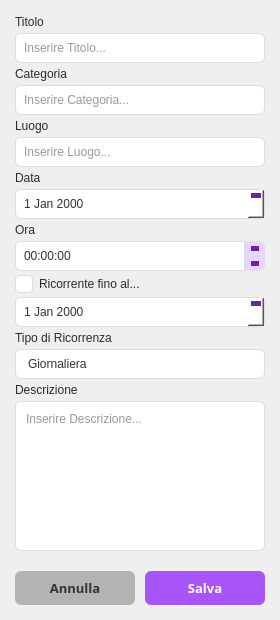
<?xml version="1.0" encoding="UTF-8"?>
<ui version="4.0">
 <class>FormAppuntamento</class>
 <widget class="QWidget" name="FormAppuntamento">
  <property name="geometry">
   <rect>
    <x>0</x>
    <y>0</y>
    <width>280</width>
    <height>620</height>
   </rect>
  </property>
  <property name="minimumSize">
   <size>
    <width>230</width>
    <height>0</height>
   </size>
  </property>
  <property name="windowTitle">
   <string>Form</string>
  </property>
  <property name="styleSheet">
   <string notr="true">QLineEdit, QPlainTextEdit, QDateEdit, QTimeEdit, QComboBox, QDateTimeEdit {
    background-color: #ffffff;
    border: 1px solid #dcdcdc;
    border-radius: 6px;
    padding: 6px;
    color: #333333;
}

QDateEdit, QTimeEdit, QDateTimeEdit {
    padding-right: 24px;
}

QDateEdit::up-button, QTimeEdit::up-button, QDateTimeEdit::up-button {
    subcontrol-origin: border;
    subcontrol-position: top right;
    width: 20px;
    height: 15px;
    border-left: 1px solid #dcdcdc;
    border-bottom: 1px solid #dcdcdc;
    border-top-right-radius: 6px;
    background-color: #e9d5ff;
}

QDateEdit::up-button:hover, QTimeEdit::up-button:hover, QDateTimeEdit::up-button:hover {
    background-color: #d8b4fe;
}

QDateEdit::up-button:pressed, QTimeEdit::up-button:pressed, QDateTimeEdit::up-button:pressed {
    background-color: #c084fc;
}

QDateEdit::down-button, QTimeEdit::down-button, QDateTimeEdit::down-button {
    subcontrol-origin: border;
    subcontrol-position: bottom right;
    width: 20px;
    height: 15px;
    border-left: 1px solid #dcdcdc;
    border-bottom-right-radius: 6px;
    background-color: #e9d5ff;
}

QDateEdit::down-button:hover, QTimeEdit::down-button:hover, QDateTimeEdit::down-button:hover {
    background-color: #d8b4fe;
}

QDateEdit::down-button:pressed, QTimeEdit::down-button:pressed, QDateTimeEdit::down-button:pressed {
    background-color: #c084fc;
}

QDateEdit::up-arrow, QTimeEdit::up-arrow, QDateTimeEdit::up-arrow {
    width: 0px;
    height: 0px;
    border-left: 4px solid transparent;
    border-right: 4px solid transparent;
    border-bottom: 5px solid #6b21a8;
}

QDateEdit::down-arrow, QTimeEdit::down-arrow, QDateTimeEdit::down-arrow {
    width: 0px;
    height: 0px;
    border-left: 4px solid transparent;
    border-right: 4px solid transparent;
    border-top: 5px solid #6b21a8;
}


QLineEdit:focus, QPlainTextEdit:focus, QDateEdit:focus, QTimeEdit:focus, QComboBox:focus {
    border: 1px solid #a855f7;
    background-color: #fcfaff;
}

#btnAnnulla {
    background-color: #b3b3b3;
    color: #333333;
    border: none;
    border-radius: 6px;
    padding: 8px 10px;
    font-weight: bold;
    font-size: 13px;
}

#btnAnnulla:hover {
    background-color: #a6a6a6;
}

#btnAnnulla:pressed {
    background-color: #8c8c8c;
}

#btnSalva {
    background-color: #a855f7;
    color: #ffffff;
    border: none;
    border-radius: 6px;
    padding: 8px 10px;
    font-weight: bold;
    font-size: 13px;
}

#btnSalva:hover {
    background-color: #9333ea;
}

#btnSalva:pressed {
    background-color: #7e22ce;
}

QLabel, QCheckBox {
    color: #2b2b2b;
}

</string>
  </property>
  <layout class="QVBoxLayout" name="insertDati">
   <property name="spacing">
    <number>4</number>
   </property>
   <property name="leftMargin">
    <number>15</number>
   </property>
   <property name="topMargin">
    <number>15</number>
   </property>
   <property name="rightMargin">
    <number>15</number>
   </property>
   <property name="bottomMargin">
    <number>15</number>
   </property>
   <item>
    <widget class="QLabel" name="Titolo">
     <property name="text">
      <string>Titolo</string>
     </property>
    </widget>
   </item>
   <item>
    <widget class="QLineEdit" name="editTitolo">
     <property name="inputMask">
      <string notr="true"/>
     </property>
     <property name="placeholderText">
      <string>Inserire Titolo...</string>
     </property>
     <property name="clearButtonEnabled">
      <bool>false</bool>
     </property>
    </widget>
   </item>
   <item>
    <widget class="QLabel" name="Categoria">
     <property name="text">
      <string>Categoria</string>
     </property>
    </widget>
   </item>
   <item>
    <widget class="QLineEdit" name="editCateg">
     <property name="placeholderText">
      <string>Inserire Categoria...</string>
     </property>
    </widget>
   </item>
   <item>
    <widget class="QLabel" name="Luogo">
     <property name="text">
      <string>Luogo</string>
     </property>
    </widget>
   </item>
   <item>
    <widget class="QLineEdit" name="editLuogo">
     <property name="placeholderText">
      <string>Inserire Luogo...</string>
     </property>
    </widget>
   </item>
   <item>
    <widget class="QLabel" name="Data">
     <property name="text">
      <string>Data</string>
     </property>
    </widget>
   </item>
   <item>
    <widget class="QDateEdit" name="dateEdit">
     <property name="styleSheet">
      <string notr="true">QCalendarWidget QWidget#qt_calendar_navigationbar {
    background-color: #f1f5f9;
    border-bottom: 1px solid #dcdcdc;
}

QCalendarWidget QToolButton {
    color: #333333;
    background-color: transparent;
    border-radius: 4px;
    font-weight: bold;
    padding: 4px;
}

QCalendarWidget QToolButton:hover {
    background-color: #e9d5ff;
}

QCalendarWidget QToolButton:pressed {
    background-color: #d8b4fe;
}

QCalendarWidget QMenu {
    background-color: #ffffff;
    color: #333333;
    border: 1px solid #dcdcdc;
}

QCalendarWidget QSpinBox {
    background-color: transparent;
    color: #333333;
    border: none;
    selection-background-color: #e9d5ff;
    selection-color: #333333;
}

QCalendarWidget QTableView {
    background-color: #ffffff;
    selection-background-color: #a855f7;
    selection-color: #ffffff;
    border: none;
    outline: 0px;
}

QCalendarWidget QAbstractItemView:enabled {
    color: #333333;
}

QCalendarWidget QAbstractItemView:disabled {
    color: #94a3b8;
}

QCalendarWidget QTableView QHeaderView::section {
    background-color: #f1f5f9;
    color: #333333;
    border: none;
    border-bottom: 1px solid #dcdcdc;
    padding: 4px;
    font-weight: 500;
}</string>
     </property>
     <property name="calendarPopup">
      <bool>true</bool>
     </property>
    </widget>
   </item>
   <item>
    <widget class="QLabel" name="Ora">
     <property name="text">
      <string>Ora</string>
     </property>
    </widget>
   </item>
   <item>
    <widget class="QTimeEdit" name="timeEdit"/>
   </item>
   <item>
    <widget class="QCheckBox" name="Ricorrenza">
     <property name="layoutDirection">
      <enum>Qt::LeftToRight</enum>
     </property>
     <property name="styleSheet">
      <string notr="true">QCheckBox::indicator {
    width: 16px;
    height: 16px;
    border: 1px solid #dcdcdc;
    border-radius: 4px;
    background-color: #ffffff;
}

QCheckBox::indicator:checked {
    background-color: #a855f7;
    border: 1px solid #a855f7;
}</string>
     </property>
     <property name="text">
      <string>Ricorrente fino al...</string>
     </property>
     <property name="checked">
      <bool>false</bool>
     </property>
     <property name="autoRepeat">
      <bool>false</bool>
     </property>
     <property name="tristate">
      <bool>false</bool>
     </property>
    </widget>
   </item>
   <item>
    <widget class="QDateEdit" name="dateRicor">
     <property name="styleSheet">
      <string notr="true">QCalendarWidget QWidget#qt_calendar_navigationbar {
    background-color: #f1f5f9;
    border-bottom: 1px solid #dcdcdc;
}

QCalendarWidget QToolButton {
    color: #333333;
    background-color: transparent;
    border-radius: 4px;
    font-weight: bold;
    padding: 4px;
}

QCalendarWidget QToolButton:hover {
    background-color: #e9d5ff;
}

QCalendarWidget QToolButton:pressed {
    background-color: #d8b4fe;
}

QCalendarWidget QMenu {
    background-color: #ffffff;
    color: #333333;
    border: 1px solid #dcdcdc;
}

QCalendarWidget QSpinBox {
    background-color: transparent;
    color: #333333;
    border: none;
    selection-background-color: #e9d5ff;
    selection-color: #333333;
}

QCalendarWidget QTableView {
    background-color: #ffffff;
    selection-background-color: #a855f7;
    selection-color: #ffffff;
    border: none;
    outline: 0px;
}

QCalendarWidget QAbstractItemView:enabled {
    color: #333333;
}

QCalendarWidget QAbstractItemView:disabled {
    color: #94a3b8;
}

QCalendarWidget QTableView QHeaderView::section {
    background-color: #f1f5f9;
    color: #333333;
    border: none;
    border-bottom: 1px solid #dcdcdc;
    padding: 4px;
    font-weight: 500;
}</string>
     </property>
     <property name="calendarPopup">
      <bool>true</bool>
     </property>
    </widget>
   </item>
   <item>
    <widget class="QLabel" name="TipoRicor">
     <property name="text">
      <string>Tipo di Ricorrenza</string>
     </property>
    </widget>
   </item>
   <item>
    <widget class="QComboBox" name="comboBox">
     <property name="styleSheet">
      <string notr="true">QComboBox {
    background-color: #ffffff;
    border: 1px solid #dcdcdc;
    border-radius: 6px;
    padding: 6px 12px;
    color: #333333;
}

QComboBox:focus {
    border: 1px solid #a855f7;
    background-color: #fcfaff;
}

QComboBox::drop-down {
    border: none;
    width: 30px;
}

QComboBox QAbstractItemView {
    background-color: #ffffff;
    border: 1px solid #dcdcdc;
    border-radius: 6px;
    color: #333333;
    selection-background-color: #e9d5ff;
    selection-color: #333333;
    outline: 0px;
}</string>
     </property>
     <property name="currentText">
      <string/>
     </property>
     <property name="placeholderText">
      <string>&lt;Nessuna ricorrenza selezionata&gt;</string>
     </property>
     <item>
      <property name="text">
       <string>Giornaliera</string>
      </property>
     </item>
     <item>
      <property name="text">
       <string>Settimanale</string>
      </property>
     </item>
     <item>
      <property name="text">
       <string>Mensile</string>
      </property>
     </item>
    </widget>
   </item>
   <item>
    <widget class="QLabel" name="Descr">
     <property name="text">
      <string>Descrizione</string>
     </property>
    </widget>
   </item>
   <item>
    <widget class="QPlainTextEdit" name="editDescr">
     <property name="maximumSize">
      <size>
       <width>16777215</width>
       <height>150</height>
      </size>
     </property>
     <property name="backgroundVisible">
      <bool>false</bool>
     </property>
     <property name="centerOnScroll">
      <bool>false</bool>
     </property>
     <property name="placeholderText">
      <string>Inserire Descrizione...</string>
     </property>
    </widget>
   </item>
   <item>
    <spacer name="verticalSpacer">
     <property name="orientation">
      <enum>Qt::Vertical</enum>
     </property>
     <property name="sizeHint" stdset="0">
      <size>
       <width>20</width>
       <height>10</height>
      </size>
     </property>
    </spacer>
   </item>
   <item>
    <layout class="QHBoxLayout" name="layoutBottoni">
     <property name="spacing">
      <number>10</number>
     </property>
     <item>
      <widget class="QPushButton" name="btnAnnulla">
       <property name="sizePolicy">
        <sizepolicy hsizetype="Expanding" vsizetype="Fixed">
         <horstretch>0</horstretch>
         <verstretch>0</verstretch>
        </sizepolicy>
       </property>
       <property name="minimumSize">
        <size>
         <width>0</width>
         <height>30</height>
        </size>
       </property>
       <property name="font">
        <font>
         <family>Segoe UI Semibold</family>
         <pointsize>-1</pointsize>
         <bold>true</bold>
        </font>
       </property>
       <property name="text">
        <string>Annulla</string>
       </property>
      </widget>
     </item>
     <item>
      <widget class="QPushButton" name="btnSalva">
       <property name="sizePolicy">
        <sizepolicy hsizetype="Expanding" vsizetype="Fixed">
         <horstretch>0</horstretch>
         <verstretch>0</verstretch>
        </sizepolicy>
       </property>
       <property name="minimumSize">
        <size>
         <width>0</width>
         <height>30</height>
        </size>
       </property>
       <property name="font">
        <font>
         <family>Segoe UI Semibold</family>
         <pointsize>-1</pointsize>
         <bold>true</bold>
        </font>
       </property>
       <property name="text">
        <string>Salva</string>
       </property>
      </widget>
     </item>
    </layout>
   </item>
  </layout>
 </widget>
 <resources/>
 <connections/>
</ui>
